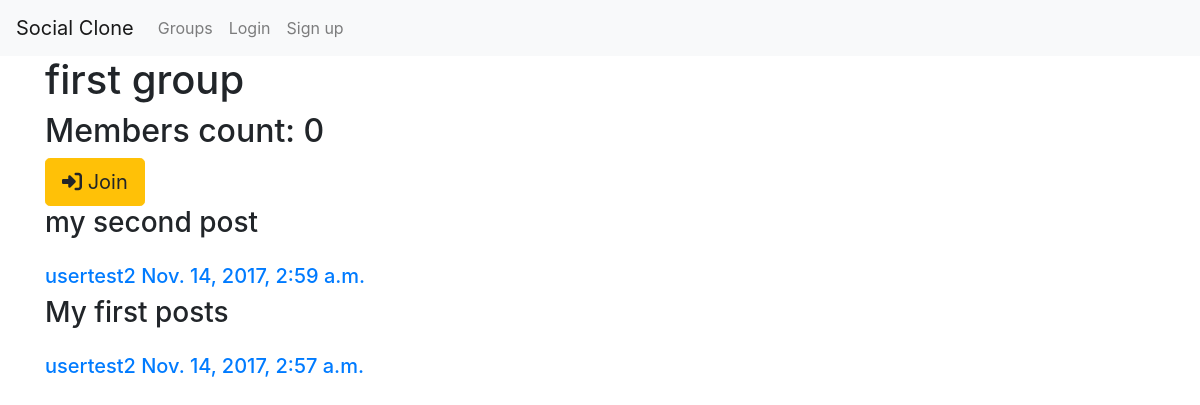
Screenshot of /groups/posts/first-group/ with the database file from the repository.
### groups/models.py (models this page shows, shortened)
class Group(models.Model):
    name = models.CharField(max_length=255, unique=True)
    slug = models.SlugField(allow_unicode=True, unique=True)
    description = models.TextField(max_length=None, blank=True, default='')
    description_html = models.TextField(max_length=None, editable=False, default='', blank=True)
    members = models.ManyToManyField(User, through='GroupMember')
    class Meta:
        ordering = ['name']

### posts/models.py (models this page shows, shortened)
class Post(models.Model):
    user = models.ForeignKey(User, related_name='posts')
    created_at = models.DateTimeField(auto_now=True)
    message = models.TextField(max_length=None)
    message_html = models.TextField(max_length=None, editable=False)
    group = models.ForeignKey(Group, related_name='posts', null=True, blank=True)
    class Meta:
        ordering = ['-created_at']
        unique_together = ['user', 'message']

### groups/views.py (the view)
# urls.py: url(r'^posts/(?P<slug>[-\w]+)/$', views.SingleGroupView.as_view(), name='single'),
class SingleGroupView(generic.DetailView):
    model = Group

### groups/templates/groups/group_detail.html
{% extends 'groups/group_base.html' %}
{% block pregroup %}
  <div class="col-md-12">
    <h1>{{ group.name }}</h1>
    <h2>Members count: {{ group.members.count }}</h2>
  </div>
  <div class="col-md-12 content">
    {% if user in group.members.all %}
      <a href="{% url 'groups:leave' slug=group.slug %}" class="btn btn-lg btn-fill btn-warning">
        <i class="fa fa-trash"></i>
        Leave
      </a>
    {% else %}
      <a href="{% url 'groups:join' slug=group.slug %}" class="btn btn-lg btn-fill btn-warning">
        <i class="fa fa-sign-in"></i>
        Join
      </a>
    {% endif %}
  </div>
{% endblock %}
{% block group_content %}
  <div class="col-md-8">
    {% if group.posts.count == 0 %}
      <h2>No posts in this group yet</h2>
    {% else %}
      {% for post in group.posts.all %}
        {% include 'posts/_post.html' %}
      {% endfor %}
    {% endif %}
  </div>
{% endblock %}

### posts/templates/posts/_post.html (shortened to what this page needs)
<div class="row post media">
  <h3 class="col-md-12">{{ post.message_html|safe }}</h3>
  <div class="col-md-12 media-body">
    <h5 class="media-heading">
      <span class="username">
        <a href="{% url 'posts:for_user' username=post.user.username %}">{{ post.user.username }}</a>
      </span>
      <time class="time">
        <a href="{% url 'posts:single' username=post.user.username pk=post.pk %}">{{ post.created_at }}</a>
      </time>
    </h5>
  </div>
</div>

### rows the page displays
Group: name "first group", members.count "0"
Post: message_html "my second post", user.username "usertest2", created_at "Nov. 14, 2017, 2:59 a.m."
Post: message_html "My first posts", user.username "usertest2", created_at "Nov. 14, 2017, 2:57 a.m."
